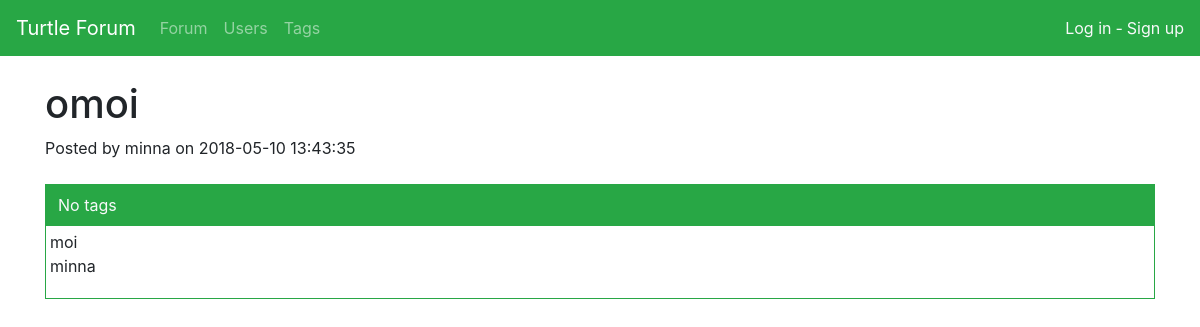
Screenshot of /thread/2/ with the database file from the repository.
### application/thread/models.py (models this page shows, shortened)
class Thread(Base):
    subject = db.Column(db.String(128), nullable=False)
    text = db.Column(db.String(8096), nullable=False)
    account_id = db.Column(db.Integer, db.ForeignKey('account.id'), nullable=False)
    messages = db.relationship("Message", backref='thread', lazy=True)
    taggings = db.relationship("Tagging", backref='thread', lazy=True)

### application/auth/models.py (models this page shows, shortened)
class User(Base):
    __tablename__ = "account"
    username = db.Column(db.String(32), nullable=False)
    password = db.Column(db.String(32), nullable=False)
    admin = db.Column(db.Boolean, default=False)
    deleted = db.Column(db.Boolean, default=False)
    messages = db.relationship("Message", backref='account', lazy=True)
    taggings = db.relationship("Tagging", backref='account', lazy=True)

### application/messages/views.py (the view)
@app.route("/thread/<thread_id>/", methods=["GET"])
def thread(thread_id,
            thread_edit=None,
            message_create=Message("", None, None),
            show_errors=False,
            message_edit=None,
            message_edit_id=None):
    if message_edit_id:
        message_edit_id = int(message_edit_id)
        message_edit = Message.query.get(message_edit_id)
    thread = Thread.query.get(thread_id)
    thread.user = User.query.get(thread.account_id)
    if current_user.is_authenticated:
        Read.mark_as_read(current_user.id, thread_id)
    return render_template("thread.html",
                            thread=thread,
                            thread_edit=thread_edit,
                            tags=Tag.find_thread_id(thread_id),
                            other_tags=Tag.find_not_thread_id(thread_id),
                            messages=Message.find_thread_id(thread_id),
                            message_create=message_create,
                            show_errors=show_errors,
                            message_edit=message_edit)

### application/messages/models.py (called while the page is built)
    @staticmethod
    def find_thread_id(thread_id):
        stmt = text("SELECT Message.id, Message.text, Message.date_created, Message.account_id, Message.thread_id, Account.id, Account.username FROM Message"
                     " LEFT JOIN Account ON Message.account_id = Account.id"
                     " WHERE Message.thread_id = :thread_id"
                     " ORDER BY Message.date_created").params(thread_id=thread_id)
        res = db.engine.execute(stmt)
        search_result = []
        for row in res:
            user = User(id=row[5], username=row[6])
            search_result.append(Message(id=row[0], text=row[1], date_created=row[2], user_id=row[3], thread_id=row[4], user=user))
        return search_result

### application/tag/models.py (called while the page is built)
    @staticmethod
    def find_thread_id(thread_id):
        stmt = text("SELECT Tag.id, Tag.name FROM Tag"
                    " LEFT JOIN Tagging ON Tagging.tag_id = Tag.id"
                    " WHERE Tagging.thread_id=:thread_id"
                    " ORDER BY Tag.name, Tag.id").params(thread_id=thread_id)
        res = db.engine.execute(stmt)
        tags = []
        for row in res:
            tags.append({"id":row[0], "name":row[1]})
        return tags

    @staticmethod
    def find_not_thread_id(thread_id):
        stmt = text("SELECT Tag.id, Tag.name FROM Tag"
                    " WHERE Tag.id NOT IN ("
                        "SELECT Tag.id FROM Tag"
                        " LEFT JOIN Tagging ON Tagging.tag_id = Tag.id"
                        " WHERE Tagging.thread_id=:thread_id)"
                    " ORDER BY Tag.name, Tag.id").params(thread_id=thread_id)
        res = db.engine.execute(stmt)
        tags = []
        for row in res:
            tags.append({"id":row[0], "name":row[1]})
        return tags

### application/templates/thread.html (shortened to what this page needs)
{% extends "layout.html" %}
{% block body %}
<div class="mt-4 mb-4">
<h1>{{ thread.subject }}</h1>
<h>Posted by {{ thread.user.username }} on {{ thread.date_created }}</h>
</div>
<div class="container mt-4 mb-4">
  <div class="row border border-success bg-success text-light p-1">
    {% if tags %}
    <div class="mt-1 mb-1 ml-2 mr-2"><h>Tags:</h></div>
    {% else %}
    <div class="mt-1 mb-1 ml-2 mr-2"><h>No tags</h></div>
    {% endif %}
  </div>
  {% if thread_edit == None %}
  <div class="row border border-success border-top-0">
    <p class="p-1" style="white-space:pre-wrap">{{ thread.text }}</p>
  </div>
  {% endif %}
</div>
{% endblock %}

### rows the page displays
Thread: subject "omoi", date_created "2018-05-10 13:43:35", text "moi minna"
User: user.username "minna"
